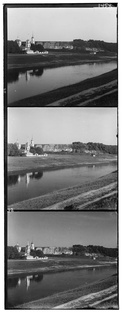
#> input picture HW1/resources/prokudin-gorskii/00125v.jpg, 122 x 313 px, shrunk from 400 x 1024 before the run; its folder holds only this picture in this run; the run also reads 1 picture not shown here
$ jupyter execute --allow-errors code.ipynb
#> lines starting #> are read from the running program, lines starting #| are printed output that depends on the picture
# 1 Camera projection Matrix [30 pts]
Study the `Projection and Dolly Zoom` notebook (`dolly_zoom.py` or at [link](https://colab.research.google.com/drive/1LlOwsp5zCV-dIfZRlmWMJfbeArUTclQo) ) and finish the following tasks.

(a) Write a function `rotY()` which takes an angle theta (in radian) and outputs the 3D rotation matrix of
rotating by theta about the y-axis (right-hand rule). You may refer to this Wikipedia entry: https:
//en.wikipedia.org/wiki/Rotation matrix#Basic rotations After you are done, refer to the starter code to
generate and submit cube.gif of a cube rotating around itself. (5 pts)

[cell 1]
# todo

(b) Similarly, write a function `rotX()` which rotates about the x-axis. Let $θ = \frac{\pi}{4}$, consider the following
two transformations:
1. rotX(theta), followed by rotY(theta)
2. rotY(theta), followed by rotX(theta)
Using `renderCube()` in the same way, plot the resulting view of the cube from two transformations.
Are 3D rotation matrices commutative? (5 pts)

(c) Combine rotX() and rotY(), choose an appropriate order and a pair of parameters so that renderCube() draws
a projection of the cube where one diagonal of the cube is projected to a single point, as shown
in Figure 1 (left). Report the order and parameters you choose. (10 pts)
> Hint: The diagonal of the cube rotates together with the cube. When it projects to a single point in
2D, it is horizontal and perpendicular to the camera plane in 3D. You can either make a mathematical
calculation or perform a numerical search.

(d) Implement an orthographic camera by either adding a branch to function projectLines(), or refer to it
and write a new one. Then plot the same rotated cube in the previous part with this orthographic
camera. It should look like Figure 1 (right). (10 pts)

# 2 Prokudin-Gorskii: Color from grayscale photographs [50 pts]

In this part, you are tasked with implementing the dream of Russian photographer, Sergei Mikhailovich
Prokudin-Gorskii (1863-1944), via a project invented by Russian-American vision researcher, Alexei A.
Efros (1975-present). Sergei was a visionary who believed in a future with color photography (which we
now take for granted). During his lifetime, he traveled across the Russian Empire taking photographs
through custom color filters at the whim of the czar. To capture color for the photographers of the future,
he decided to take three separate black-and-white pictures of every scene, each with a red, green, or blue
color filter in front of the camera. His hope was that you, as a student in the future, would come along and
produce beautiful color images by combining his 3 separate, filtered images.

## Task 1: Combine (5 pts)
We will provide you with a folder of Prokudin-Gorskii’s black-and-white
(grayscale) image composites (prokudin-gorskii/ in the assignment zip). Each composite (alter- natively
triple-framed image or triptych) contains three grayscale photos preserved from the early 1900s. The
composite looks like a three-panel vertical comic strip, with each grayscale photo in the composite
positioned vertically above one another. These photos represent images captured with a blue, green, and
red filter. Choose a single composite from this folder (your favorite) and write a program in Python that
takes the three grayscale panels and simply stacks them across the third color channel dimension to
produce a single, colored image. We expect this stacked photo to look wonky and unaligned- fixing this is
what you will do in Task 2. Make sure to save your images as RGB instead of BGR and include them in
your report.
Specifically: Write a function that loads a grayscale tripled-framed image from prokudin-gorskii/ with
something like plt.imread(), chops it vertically into thirds, then saves a color image with each third as the
correct color channel. Save the output colored image in your report.

[cell 2]
import os
import numpy as np
from PIL import Image

folder_path = './resources/prokudin-gorskii'
file_names = os.listdir('./resources/prokudin-gorskii')

if not os.path.isdir(os.path.join('./Homework_result/Problem_2',"Task_1")):
    os.mkdir(os.path.join('./Homework_result/Problem_2',"Task_1"))

for file_name in file_names:
    file_path = os.path.join(folder_path, file_name)

    if file_name.lower().endswith(('.jpg')):
        try:
            image = np.array(Image.open(file_path).convert('L'))
#> image is the input picture: shape (313, 122); min 0, max 255, mean 123.9

            print(f"Successful open：{file_name}")

            split_height = image.shape[0] // 3
#> split_height = 104

            image  = image[ : split_height * 3, :]
#> image: shape (312, 122)

            retVal = np.dstack((
                image[2 * split_height :                 , :],  # R
                image[split_height     : 2 * split_height, :],  # G
                image[0                :     split_height, :]   # B
            ))
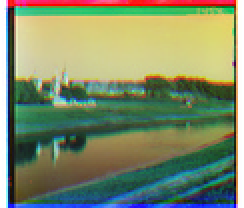
#> retVal: shape (104, 122, 3) (shown 2 times larger); mean of channels 0, 1, 2 105.6, 139.1, 125.8; drawn as B, G, R

            # Image.fromarray(retVal.astype(np.uint8)).save()

            Image.fromarray(retVal).save(os.path.join('./Homework_result/Problem_2',"Task_1", file_name))

        except Exception as e:
            print(f"Cannot open {file_name}：{e}")
    else:
        print(f"Skip：{file_name}, not an image.")

## Task 2: Alignment (25 pts)
As you will have noticed, the photos are misaligned due to inadvertent
jostling of the camera between each shot. Your second task is to fix this. You need to search over possible
pixel offsets in the range of [-15, 15] to find the best alignment for the different R, G, and B channels.
The simplest way is to keep one channel fixed, say R, and align the G and B channels to it by searching
over the offset range both horizontally and vertically. Pick the alignment that maximizes a similarity
metric (of your choice) between the channels. One such measure is dot product, i.e, R G. Another is
normalized cross- correlation, which is simply the dot product between the L2 normalized R and G
vectors. After writing this function, run it on all of the images in prokudin-gorskii/ and also on ’efros
tableau.jpg’, so Professor Efros can have his photo restored to color. Include these aligned images and the
offsets in your report. For full credit, your report needs to include properly aligned images - find a
similarity metric that will accomplish this.

[cell 3]
import os
import numpy as np
from PIL import Image

def ncc(image1, image2):
    image1_mean = np.mean(image1)
    image2_mean = np.mean(image2)
    numerator = np.sum((image1 - image1_mean) * (image2 - image2_mean))
    denominator = np.sqrt(np.sum((image1 - image1_mean) ** 2) * np.sum((image2 - image2_mean) ** 2))
    return numerator / denominator if denominator != 0 else 0

def align_channel(ref_channel, target_channel, search_range):
    max_ncc = -1
    best_dx = 0
    best_dy = 0
    for dx in range(-search_range, search_range + 1):
        for dy in range(-search_range, search_range + 1):
            shifted_channel = np.roll(target_channel, shift=(dy, dx), axis=(0, 1))
            h, w = ref_channel.shape
            crop_margin = search_range
            ref_crop = ref_channel[crop_margin:-crop_margin, crop_margin:-crop_margin]
            shifted_crop = shifted_channel[crop_margin:-crop_margin, crop_margin:-crop_margin]
            current_ncc = ncc(ref_crop, shifted_crop)
            if current_ncc > max_ncc:
                max_ncc = current_ncc
                best_dx = dx
                best_dy = dy
    return best_dx, best_dy

folder_path = './resources/prokudin-gorskii'
output_folder = os.path.join('./Homework_result/Problem_2',"Task_2")

if not os.path.isdir(output_folder):
    os.mkdir(output_folder)

file_names = os.listdir(folder_path)

for file_name in file_names:
    file_path = os.path.join(folder_path, file_name)

    if file_name.lower().endswith('.jpg'):
        try:
            image = np.array(Image.open(file_path).convert('L'))
            print(f"Processing：{file_name}")

            height = image.shape[0] // 3
#> height = 104
            image = image[:height*3, :]
            B = image[0:height, :]
            G = image[height:2*height, :]
            R = image[2*height:3*height, :]
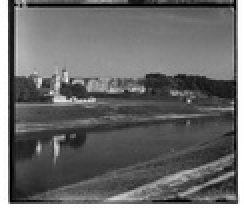
#> R: shape (104, 122) (shown 2 times larger); min 0, max 255, mean 105.6

            search_range = 15

            dx_g, dy_g = align_channel(R, G, search_range)
#> after the loop in align_channel, `for dx in range(-search_range, search_range + 1):`:
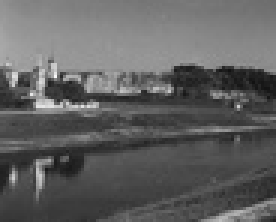
#> ref_crop: shape (74, 92) (shown 3 times larger); min 18, max 248, mean 96.7
#> after the loop in align_channel, `for dx in range(-search_range, search_range + 1):`: best_dx = 0; best_dy = -1; max_ncc = 0.905
#> dx_g = 0; dy_g = -1
            print(f"Best offset for G channel: dx={dx_g}, dy={dy_g}")
#| Best offset for G channel: dx=0, dy=-1
            G_aligned = np.roll(G, shift=(dy_g, dx_g), axis=(0, 1))
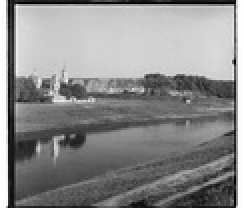
#> G_aligned: shape (104, 122) (shown 2 times larger); min 0, max 255, mean 139.1

            dx_b, dy_b = align_channel(R, B, search_range)
#> the loop in align_channel (call 2), `for dx in range(-search_range, search_range + 1):` made 31 passes
            print(f"Best offset for B channel: dx={dx_b}, dy={dy_b}")
#| Best offset for B channel: dx=0, dy=-2
            B_aligned = np.roll(B, shift=(dy_b, dx_b), axis=(0, 1))
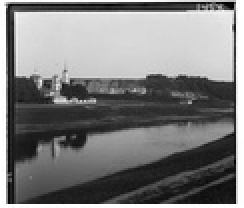
#> B_aligned: shape (104, 122) (shown 2 times larger); min 0, max 255, mean 125.8

            aligned_image = np.dstack((R, G_aligned, B_aligned))
            aligned_image = aligned_image.astype(np.uint8)

            output_path = os.path.join(output_folder, file_name)
            Image.fromarray(aligned_image).save(output_path)
            print(f"Saved aligned image to: {output_path}\n")

        except Exception as e:
            print(f"Cannot process {file_name}：{e}\n")
    else:
        print(f"Skip：{file_name}, not an image.\n")

**Specifically**: Write a function to align the 3 channels of the image produced by Task 1. This function
should output the (x,y) offsets required for shifting two of the color channels with respect to third. The
third channel might then have a (0,0) offset. Save the newly aligned images from prokudin-gorskii/ and
’efros tableau.jpg’ in your report, along with the offsets for each color channel. Report the similarity
metric you choose.

**Hint**: To offset the channels while keeping the same dimensions among them, you can use either np.roll()
to roll over boundaries, or np.pad() for padding.

## Task 3: Pyramid (20 pts)
For very large offsets (and high-resolution images), comparing all the alignments
for a broad range of displacements (e.g. [-30, 30]) can be computationally intensive. We will have
you implement a recursive version of your algorithm that starts by estimating an image’s alignment on a
low-resolution version of itself, before refining it on higher resolutions. To implement this, you will build
a two-level image pyramid. To do this, you must first scale the triple-frame images down by a factor of 2
(both the width and height should end up halved). Starting with your shrunk, coarse images, execute your
alignment from Task 2 over the following range of offsets [-15, 15]. Choose the best alignment based on
your similarity metric and treat it as the new current alignment. Then in the full resolution images, use
this new current alignment as a starting place to again run the alignment from Task 2 in a small range [-
15, 15]. Run this Pyramid task on the ’seoul tableau.jpg’ and ’vancouver tableau.jpg’ images. If your
course project goes well.

**Specifically**: Use cv2.resize() to shrink each image in the triptych. Use your code from Task 2 to align
them and get the intermediate offset. Shift the original images accordingly and align again at full
resolution. Report the intermediate offset (at the coarse resolution), the next offset at the full resolution,
and what the overall total offset was that includes both of these. Save the aligned images in color in your
report.

**Hint**: If you’re struggling, use a different color channel as your anchor!

**Report** You must submit a report that includes the offsets, color output images, and description required
above. Your description should be such that a reader could implement what you’ve done after reading your
report.

[cell 4]
import os
import numpy as np
from PIL import Image
import cv2  # 导入 OpenCV 库用于图像缩放

def ncc(image1, image2):
    image1_mean = np.mean(image1)
    image2_mean = np.mean(image2)
    numerator = np.sum((image1 - image1_mean) * (image2 - image2_mean))
    denominator = np.sqrt(np.sum((image1 - image1_mean) ** 2) * np.sum((image2 - image2_mean) ** 2))
    return numerator / denominator if denominator != 0 else 0

def align_channel(ref_channel, target_channel, search_range, start_dx=0, start_dy=0):
    max_ncc = -1
    best_dx = start_dx
    best_dy = start_dy
    h, w = ref_channel.shape
    crop_margin = search_range
    ref_crop = ref_channel[crop_margin:-crop_margin, crop_margin:-crop_margin]

    for dx in range(start_dx - search_range, start_dx + search_range + 1):
        for dy in range(start_dy - search_range, start_dy + search_range + 1):
            shifted_channel = np.roll(target_channel, shift=(dy, dx), axis=(0, 1))
            shifted_crop = shifted_channel[crop_margin:-crop_margin, crop_margin:-crop_margin]
            current_ncc = ncc(ref_crop, shifted_crop)
            if current_ncc > max_ncc:
                max_ncc = current_ncc
                best_dx = dx
                best_dy = dy
    return best_dx, best_dy

folder_path = './resources/'
output_folder = os.path.join('./Homework_result/Problem_2',"Task_3")

if not os.path.isdir(output_folder):
    os.mkdir(output_folder)

file_names = [
    'seoul_tableau.jpg',
    'vancouver_tableau.jpg',
    'efros_tableau.jpg'
]

for file_name in file_names:
    file_path = os.path.join(folder_path, file_name)

    if file_name.lower().endswith('.jpg'):
        try:
            # 读取原始图像并转换为灰度图像
            image = np.array(Image.open(file_path).convert('L'))
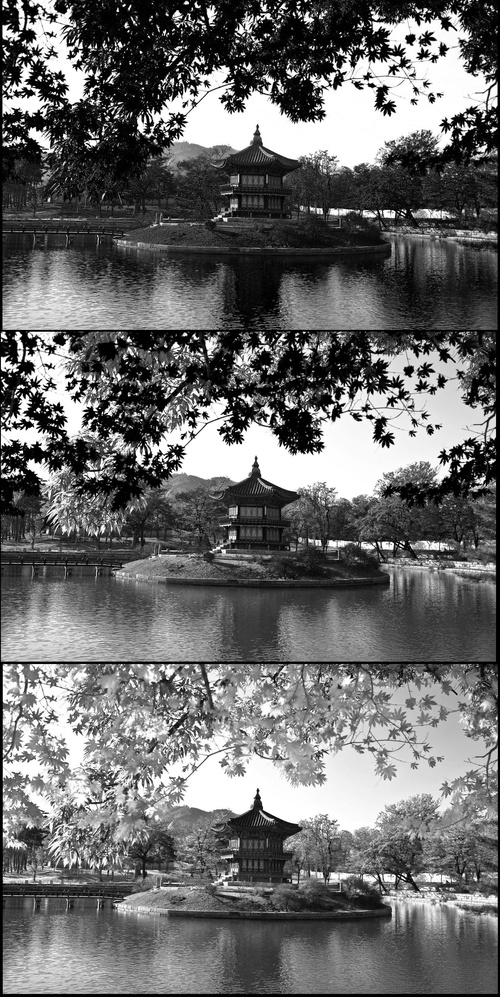
#> input picture HW1/resources/seoul_tableau.jpg, 500 x 997 px, shrunk from 1636 x 3264 before the run
#> image is the input picture: shape (997, 500); min 0, max 255, mean 107.6
            print(f"Processing：{file_name}")

            # 将图像分割为三个通道
            height = image.shape[0] // 3
            image = image[:height*3, :]
#> image: shape (996, 500)
            B = image[0:height, :]
#> B: shape (332, 500)
            G = image[height:2*height, :]
#> G: shape (332, 500)
            R = image[2*height:3*height, :]
#> R: shape (332, 500)

            # 使用 cv2.resize() 将通道缩小一半
            R_small = cv2.resize(R, (R.shape[1] // 2, R.shape[0] // 2), interpolation=cv2.INTER_AREA)
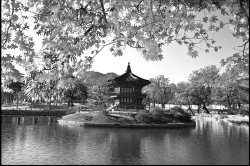
#> R_small: shape (166, 250); min 0, max 255, mean 134
            G_small = cv2.resize(G, (G.shape[1] // 2, G.shape[0] // 2), interpolation=cv2.INTER_AREA)
            B_small = cv2.resize(B, (B.shape[1] // 2, B.shape[0] // 2), interpolation=cv2.INTER_AREA)

            # 在缩小的图像上进行粗略对齐
            search_range_coarse = 15
            print("Performing coarse alignment on downsampled images...")
            dx_g_coarse, dy_g_coarse = align_channel(R_small, G_small, search_range_coarse)
            dx_b_coarse, dy_b_coarse = align_channel(R_small, B_small, search_range_coarse)
            print(f"Coarse alignment offsets for G channel: dx={dx_g_coarse}, dy={dy_g_coarse}")
#| Coarse alignment offsets for G channel: dx=1, dy=0
            print(f"Coarse alignment offsets for B channel: dx={dx_b_coarse}, dy={dy_b_coarse}")
#| Coarse alignment offsets for B channel: dx=0, dy=0

            # 将粗略偏移量放大两倍，作为高分辨率对齐的起始偏移量
            dx_g_initial = dx_g_coarse * 2
            dy_g_initial = dy_g_coarse * 2
            dx_b_initial = dx_b_coarse * 2
            dy_b_initial = dy_b_coarse * 2

            # 在高分辨率的图像上进行精细对齐
            search_range_fine = 15
            print("Refining alignment on full-resolution images...")
            dx_g_fine, dy_g_fine = align_channel(R, G, search_range_fine, start_dx=dx_g_initial, start_dy=dy_g_initial)
#> call 3 of align_channel, with search_range = 15, start_dx = 2, start_dy = 0
#> in align_channel (call 3), `ref_crop = ref_channel[crop_margin:-crop_margin, crop_margin:-crop_mar..`:
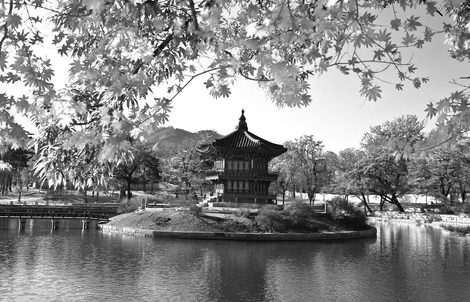
#> ref_crop: shape (302, 470); min 0, max 255, mean 137.3
            dx_b_fine, dy_b_fine = align_channel(R, B, search_range_fine, start_dx=dx_b_initial, start_dy=dy_b_initial)
            print(f"Fine alignment offsets for G channel: dx={dx_g_fine}, dy={dy_g_fine}")
#| Fine alignment offsets for G channel: dx=2, dy=0
            print(f"Fine alignment offsets for B channel: dx={dx_b_fine}, dy={dy_b_fine}")
#| Fine alignment offsets for B channel: dx=0, dy=0

            # 计算总的偏移量
            total_dx_g = dx_g_fine
            total_dy_g = dy_g_fine
            total_dx_b = dx_b_fine
            total_dy_b = dy_b_fine
            print(f"Total offsets for G channel: dx={total_dx_g}, dy={total_dy_g}")
#| Total offsets for G channel: dx=2, dy=0
            print(f"Total offsets for B channel: dx={total_dx_b}, dy={total_dy_b}")
#| Total offsets for B channel: dx=0, dy=0

            # 对齐通道
            G_aligned = np.roll(G, shift=(total_dy_g, total_dx_g), axis=(0, 1))
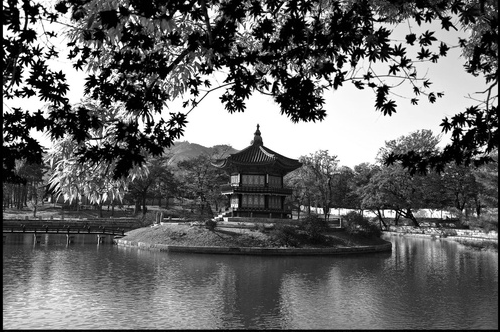
#> G_aligned: shape (332, 500); min 0, max 255, mean 102
            B_aligned = np.roll(B, shift=(total_dy_b, total_dx_b), axis=(0, 1))

            # 合并对齐后的通道
            aligned_image = np.dstack((R, G_aligned, B_aligned))
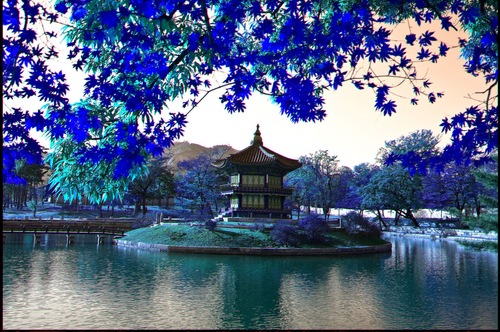
#> aligned_image: shape (332, 500, 3); mean of channels 0, 1, 2 133.9, 102, 87.3; drawn as B, G, R
            aligned_image = aligned_image.astype(np.uint8)

            # 保存对齐后的图像
            output_path = os.path.join(output_folder, file_name)
            Image.fromarray(aligned_image).save(output_path)
            print(f"Saved aligned image to: {output_path}\n")

            # 报告偏移量
            print("Offset Summary:")
            print(f"G channel - Coarse Offset: dx={dx_g_coarse}, dy={dy_g_coarse}")
#| G channel - Coarse Offset: dx=1, dy=0
            print(f"G channel - Fine Offset Adjustment: dx={dx_g_fine - dx_g_initial}, dy={dy_g_fine - dy_g_initial}")
#| G channel - Fine Offset Adjustment: dx=0, dy=0
            print(f"G channel - Total Offset: dx={total_dx_g}, dy={total_dy_g}")
#| G channel - Total Offset: dx=2, dy=0
            print(f"B channel - Coarse Offset: dx={dx_b_coarse}, dy={dy_b_coarse}")
#| B channel - Coarse Offset: dx=0, dy=0
            print(f"B channel - Fine Offset Adjustment: dx={dx_b_fine - dx_b_initial}, dy={dy_b_fine - dy_b_initial}")
#| B channel - Fine Offset Adjustment: dx=0, dy=0
            print(f"B channel - Total Offset: dx={total_dx_b}, dy={total_dy_b}\n")
#| B channel - Total Offset: dx=0, dy=0

        except Exception as e:
            print(f"Cannot process {file_name}：{e}\n")
    else:
        print(f"Skip：{file_name}, not an image.\n")
#> pass 2 of the loop `for file_name in file_names:`:
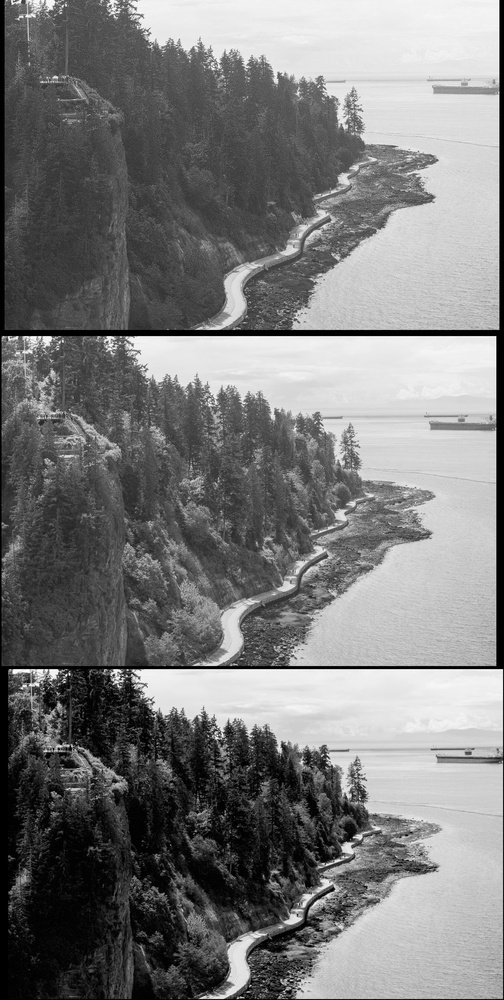
#> input picture HW1/resources/vancouver_tableau.jpg, 504 x 1000 px, shrunk from 1650 x 3273 before the run
#> image is the input picture: shape (1000, 504); min 0, max 255, mean 122.5
#> R_small: shape (166, 252)
#> G_small: shape (166, 252)
#> B_small: shape (166, 252)
#| Coarse alignment offsets for G channel: dx=3, dy=0
#| Coarse alignment offsets for B channel: dx=2, dy=2
#| Fine alignment offsets for G channel: dx=7, dy=0
#| Fine alignment offsets for B channel: dx=4, dy=3
#| Total offsets for G channel: dx=7, dy=0
#| Total offsets for B channel: dx=4, dy=3
#> `B_aligned = np.roll(B, shift=(total_dy_b, total_dx_b), axis=(0, 1))`:
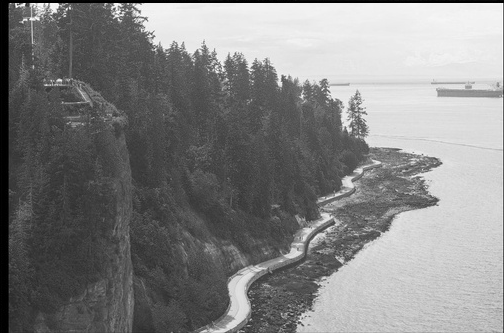
#> B_aligned: shape (333, 504); min 0, max 255, mean 130.7
#> `aligned_image = np.dstack((R, G_aligned, B_aligned))`:
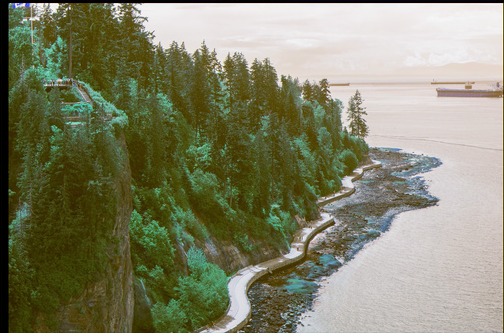
#> aligned_image: shape (333, 504, 3); mean of channels 0, 1, 2 105.6, 131.6, 130.7; drawn as B, G, R
#| G channel - Coarse Offset: dx=3, dy=0
#| G channel - Fine Offset Adjustment: dx=1, dy=0
#| G channel - Total Offset: dx=7, dy=0
#| B channel - Coarse Offset: dx=2, dy=2
#| B channel - Fine Offset Adjustment: dx=0, dy=-1
#| B channel - Total Offset: dx=4, dy=3
#> pass 3 of the loop `for file_name in file_names:`:
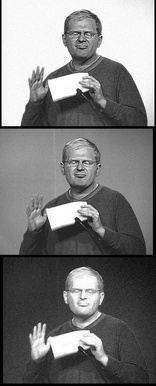
#> input picture HW1/resources/efros_tableau.jpg, 156 x 386 px, shrunk from 510 x 1263 before the run
#> image is the input picture: shape (386, 156); min 0, max 255, mean 122.5
#> R_small: shape (64, 78)
#> G_small: shape (64, 78)
#> B_small: shape (64, 78)
#| Coarse alignment offsets for G channel: dx=2, dy=0
#| Coarse alignment offsets for B channel: dx=15, dy=15
#| Fine alignment offsets for G channel: dx=3, dy=1
#| Fine alignment offsets for B channel: dx=45, dy=16
#| Total offsets for G channel: dx=3, dy=1
#| Total offsets for B channel: dx=45, dy=16
#> `aligned_image = np.dstack((R, G_aligned, B_aligned))`:
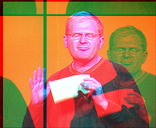
#> aligned_image: shape (128, 156, 3); mean of channels 0, 1, 2 77.6, 116.1, 175.6; drawn as B, G, R
#| G channel - Coarse Offset: dx=2, dy=0
#| G channel - Fine Offset Adjustment: dx=-1, dy=1
#| G channel - Total Offset: dx=3, dy=1
#| B channel - Coarse Offset: dx=15, dy=15
#| B channel - Fine Offset Adjustment: dx=15, dy=-14
#| B channel - Total Offset: dx=45, dy=16
